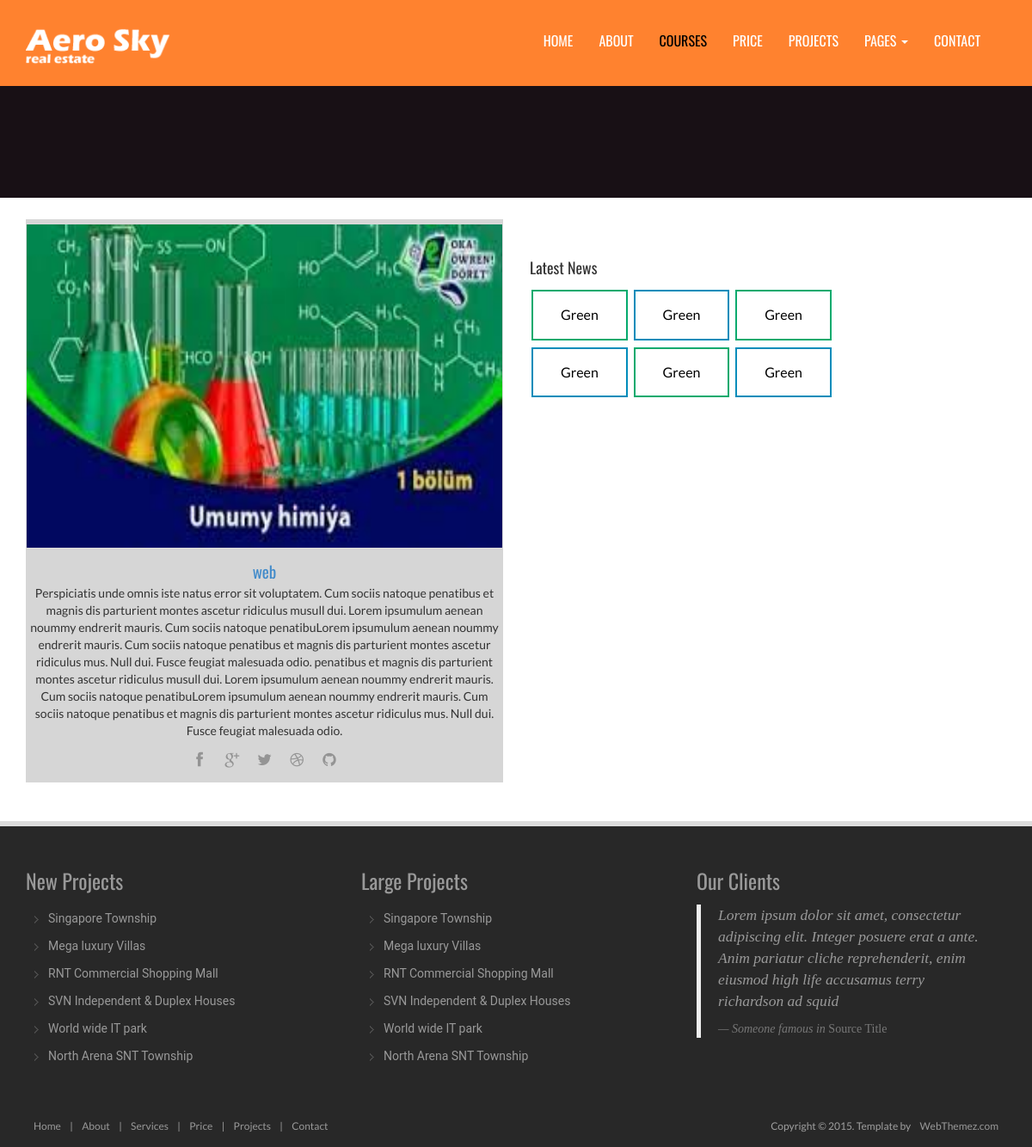
The app's page /courses/web/13 with its own data.
### courses/models.py (models this page shows, shortened)
class Course(models.Model):
    name = models.CharField(max_length=200, unique=True, verbose_name="Kurs ady", help_text="kurs adyny yazyn")
    category = models.ForeignKey(Category, null=True, on_delete=models.DO_NOTHING)
    tags = models.ManyToManyField(Tag, blank=True, null=True)
    description = models.TextField(blank=True, null=True)
    image = models.ImageField(upload_to="courses/%Y/%m/%d/", default="courses/1.jpg")
    date = models.DateTimeField(auto_now=True)
    available = models.BooleanField(default=True)

### courses/views.py (the view)
# urls.py: path('<slug:category_slug>/<int:course_id>',views.course_detail, name='course_detail.html'),
def course_detail(request, category_slug, course_id ):
    course = Course.objects.get(category__slug = category_slug, id = course_id)
    context = {
        'course' : course
    }
    return render(request, 'course.html' , context)

### templates/course.html (shortened to what this page needs)
{% extends 'partials/base.html' %}
{% load static %}
{% block content %}
<header id="head" class="secondary">
    <div class="container">
        <div class="row">
            <div class="col-sm-8">
                <h1>About us</h1>
            </div>
        </div>
    </div>
</header>
<section class="container">
    <div class="row">
        <div class="col-md-6 col-sm-6 col-xs-6">
            <div class="team-member">
                <div class="member-img">
                    <img class="img-responsive" src="{{ course.image.url }}" alt="" ,
                        style=" height: 10cm; width: 100cm;">
                </div>
                <a href="#">
                    <h4>{{course.name}}</h4>
                </a>
                <span class="pos">{{ course.description }}</span>
                <div class="team-socials">
                    <a href="#"><i class="fa fa-facebook"></i></a>
                    <a href="#"><i class="fa fa-google-plus"></i></a>
                    <a href="#"><i class="fa fa-twitter"></i></a>
                    <a href="#"><i class="fa fa-dribbble"></i></a>
                    <a href="#"><i class="fa fa-github"></i></a>
                </div>
            </div>
        </div>
        <aside class="col-sm-4 sidebar sidebar-right">
            <div class="panel">
                <h4>Latest News</h4>
                <button class="button button11">Green</button>
                <button class="button button22">Green</button>
                <button class="button button11">Green</button><br>
                <button class="button button22">Green</button>
                <button class="button button11">Green</button>
                <button class="button button22">Green</button><br>
            </div>
        </aside>
    </div>
</section>
<section class="btm-section secpadding">
    <div class="container">
        <div class="row">
            <div class="col-md-4">
                <div class="title-box clearfix ">
                    <h3 class="title-box_primary">New Projects</h3>
                </div>
                <div class="list styled custom-list">
                    <ul>
                        <li><a title="Snatoque penatibus et magnis dis partu rient montes ascetur ridiculus mus."
                                href="#">Singapore Township</a></li>
                        <li><a title="Fusce feugiat malesuada odio. Morbi nunc odio gravida at cursus nec luctus."
                                href="#">Mega luxury Villas</a></li>
                        <li><a title="Penatibus et magnis dis parturient montes ascetur ridiculus mus." href="#">RNT
                                Commercial Shopping Mall</a></li>
                        <li><a title="Morbi nunc odio gravida at cursus nec luctus a lorem. Maecenas tristique orci."
                                href="#">SVN Independent & Duplex Houses</a></li>
                        <li><a title="Snatoque penatibus et magnis dis partu rient montes ascetur ridiculus mus."
                                href="#">World wide IT park</a></li>
                        <li><a title="Fusce feugiat malesuada odio. Morbi nunc odio gravida at cursus nec luctus."
                                href="#">North Arena SNT Township</a></li>
                    </ul>
                </div>
            </div>
            <div class="col-md-4">
                <div class="title-box clearfix ">
                    <h3 class="title-box_primary">Large Projects</h3>
                </div>
                <div class="list styled custom-list">
                    <ul>
                        <li><a title="Snatoque penatibus et magnis dis partu rient montes ascetur ridiculus mus."
                                href="#">Singapore Township</a></li>
                        <li><a title="Fusce feugiat malesuada odio. Morbi nunc odio gravida at cursus nec luctus."
                                href="#">Mega luxury Villas</a></li>
                        <li><a title="Penatibus et magnis dis parturient montes ascetur ridiculus mus." href="#">RNT
                                Commercial Shopping Mall</a></li>
                        <li><a title="Morbi nunc odio gravida at cursus nec luctus a lorem. Maecenas tristique orci."
                                href="#">SVN Independent & Duplex Houses</a></li>
                        <li><a title="Snatoque penatibus et magnis dis partu rient montes ascetur ridiculus mus."
                                href="#">World wide IT park</a></li>
                        <li><a title="Fusce feugiat malesuada odio. Morbi nunc odio gravida at cursus nec luctus."
                                href="#">North Arena SNT Township</a></li>
                    </ul>
                </div>
            </div>
            <div class="col-md-4">
                <div class="title-box clearfix ">
                    <h3 class="title-box_primary">Our Clients</h3>
                </div>
                <blockquote class="blockquote-1">
                    <p>Lorem ipsum dolor sit amet, consectetur adipiscing elit. Integer posuere erat a ante. Anim
                        pariatur cliche reprehenderit, enim eiusmod high life accusamus terry richardson ad squid</p>
                    <small>Someone famous in <cite title="Source Title">Source Title</cite></small>
                </blockquote>
            </div>
        </div>
    </div>
</section>
{% endblock %}

### pages/static/assets/css/style.css (style rules this page uses)
body { font-family: 'Lato', sans-serif; font-weight: normal; }
.button { border: none; color: white; padding: 16px 32px; text-align: center; text-decoration: none; display: inline-block; font-size: 16px; margin: 4px 2px; transition-duration: 0.4s; cursor: pointer; }
.button11 { background-color: white; color: black; border: 2px solid #04AA6D; }
.button22 { background-color: white; color: black; border: 2px solid #008CBA; }
h1, h2, h3, h4, h5, h6 { font-weight: normal; font-family: 'Oswald', sans-serif; }
h1, .h1, h2, .h2, h3, .h3 { margin-bottom: 15px; }
blockquote { font-style: italic; font-family: Georgia; color: #999; margin: 0px 0 0px; padding: 0px 20px; }
#head { background-size: cover; height: 750px; text-align: center; color: white; font-weight: 300; position: relative; background-position-x: center; }
#head.secondary { height: 100px; min-height: 100px; padding-top: 0px; }
.panel { margin-bottom: 0px; background-color: transparent; border: 1px solid transparent; border-radius: 0px; -webkit-box-shadow: none; box-shadow: none; }
ul, .list.custom-list ul { margin: 0 0 11px; list-style-type: none; padding-left: 10px; }
.list.custom-list ul li { margin: 0; padding: 6px 0 6px 16px; position: relative; background: url(../images/arrow.png) no-repeat 0 -78px; }
.list.custom-list ul li a { font: 14px/1.2em 'Roboto', sans-serif; color: #999999; text-transform: none; display: inline; position: relative; }
img { max-width: 100%; }
.sidebar { padding-top: 36px; }
.sidebar .panel { margin-bottom: 20px; }
.secpadding { padding: 15px 0; }
.btm-section { background: #282828; margin-top: 30px; padding: 30px 0; margin-bottom: -40px; color: #999; border-top: 6px solid #DCDCDC; }
.team-member { padding-top: 5px; margin-bottom: 15px; background-color: #D6D6D6; }
.member-img { overflow: hidden; }
.member-img img { border-radius: 0px; border: 1px solid rgb(218, 218, 218); }
.team-socials { margin: 15px 0; display: block; text-align: center; }
.team-socials i { width: 35px; height: 35px; position: relative; display: inline-block; text-align: center; font-size: 18px; color: #949494; }
.team-member h4 { font-size: 19px; line-height: 32px; padding: 10px 0 0; text-align: center; margin: 0px; }
.team-member .pos { display: block; margin: 0; text-align: center; }
#head.secondary { height: 230px; min-height: 100px; padding-top: 0px; background: #181015 url(../images/bg_header.jpg) 0px -761px no-repeat; background-size: cover; text-align: left; margin-bottom: 25px; }

### records on screen
Course: image (picture), name "web", description "Perspiciatis unde omnis iste natus error sit voluptatem. Cum sociis natoque penatibus et magnis dis parturient montes ascetur ridiculus musull dui. Lorem ipsumulum aenean noummy endrerit mauris. Cum sociis natoque penatibuLorem ipsumulum aenean noummy endrerit mauris. Cum sociis natoque penatibus et magnis dis parturient montes ascetur ridiculus mus. Null dui. Fusce feugiat malesuada odio. penatibus et magnis dis parturient montes ascetur ridiculus musull dui. Lorem ipsumulum aenean noummy endrerit mauris. Cum sociis natoque penatibuLorem ipsumulum aenean noummy endrerit mauris. Cum sociis natoque penatibus et magnis dis parturient montes ascetur ridiculus mus. Null dui. Fusce feugiat…"
